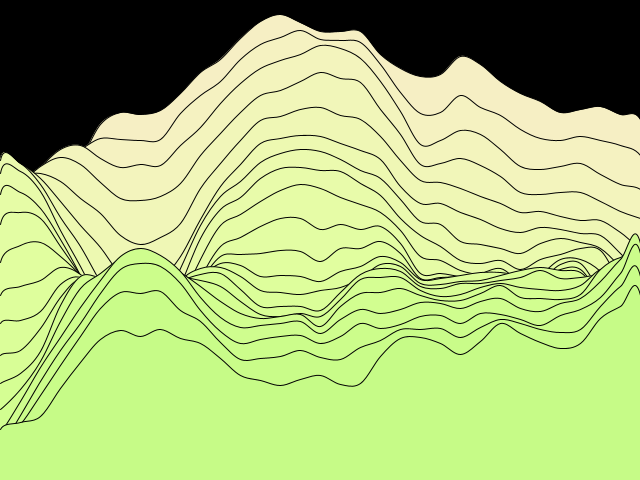
Frame 1 (no input)
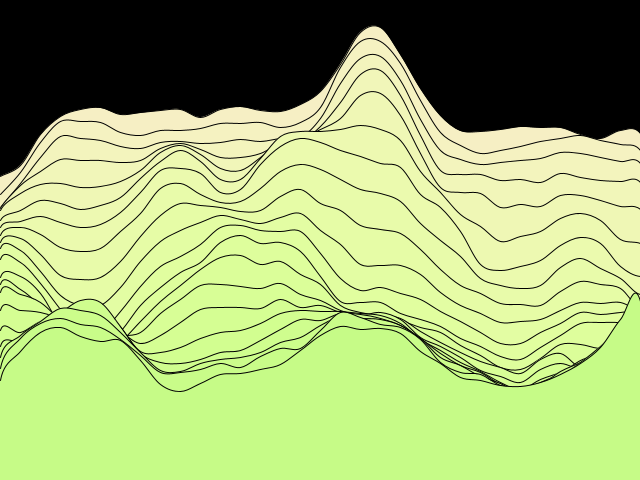
Frame 60 (the mouse pressed at the canvas centre just before this capture)
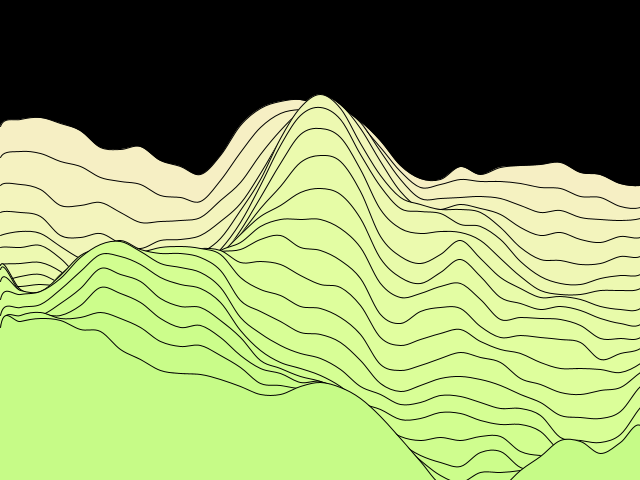
Frame 120 (the mouse held since frame 60 and released just before this capture)

The Processing sketch that drew these frames (run headless with seeded random() and noise(); from frame 60 on, the mouse is pressed at the canvas centre):

// Processing sketch: processing_1965
// ── processing_1965.pde


    private static final float NOISE_SCALE = .007f;
    private static final float AMPLITUDE = 230f;
    private static final float TIME_STEP = 0.00001f;
    private static final float Y_STEP = 15f;
    private static final float X_STEP = 20f;
    private static final int NUM_OCTAVES = 4;
    private static final float FALLOFF = .35f;
    private static final float Y_START = 180f;
    private float time = 0.0f;
    private float ra;
    private float ga;
    private float ba;

    void setup() {
        size(640, 480);
        frameRate(30);
        smooth();

        noiseDetail(NUM_OCTAVES, FALLOFF);
        ra = random(1) * PI;
        ga = random(1) * PI;
        ba = random(1) * PI;
    }
   
    void draw() {

        background(0);
        fill(100, 100);
        float x = 0;
        float y = 0;
        float sra = ra, sga = ga, sba = ba;

        for (y = Y_START; y < height; y += Y_STEP) {

            float red = sin(sra += .05) * 64 + 191;
            float green = sin(sga += .055) * 64 + 191;
            float blue = sin(sba += .06) * 64 + 191;
            fill(red, green, blue, 255);
            stroke(0, 255);
            beginShape();
            curveVertex(0, y);
            for (x = 0; x < width + 20; x += X_STEP) {
                time += TIME_STEP;
                float n = noise(x * NOISE_SCALE + time, y * NOISE_SCALE - time, time);
                float a = map(n, 0, 1, -1, 1);
                float dispy = y + a * AMPLITUDE;
                curveVertex(x, dispy);
            }
            curveVertex(x, y);

            vertex(width, height);
            vertex(0, height);
            endShape();
        }

    }

    void mouseClicked() {
        ra = random(1) * PI;
        ga = random(1) * PI;
        ba = random(1) * PI;
    }
